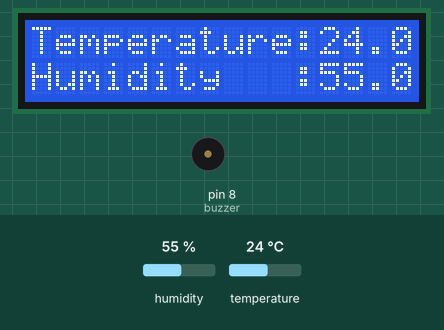
Bench run of a sketch on a simulated Arduino Uno, built with avr-gcc and run on an emulated ATmega328P. Shown: 16×2 character LCD, buzzer (waves = sounding, pin HIGH). The test bench sets the inputs (shaded band); at power-on: temperature 24 °C, humidity 55 %. The modem is registered and sends nothing unless stated; the modem accepts every AT command (registered, SIM ready, sends succeed) and sends nothing else; what the sketch prints to the serial monitor is not drawn.

Above: at 11.5 s.
11.6 s: temperature set to 34 °C
At 13.6 s:
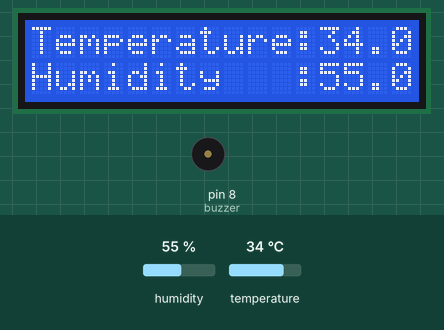
14.5 s: temperature set to 37 °C
At 15.9 s:
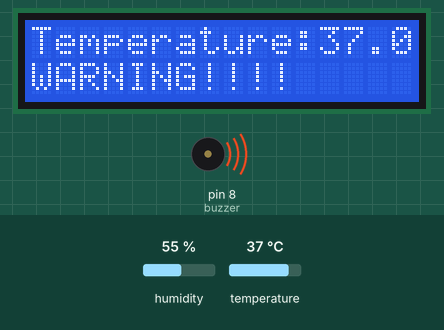
17.4 s: temperature set to 12 °C
At 22.39 s:
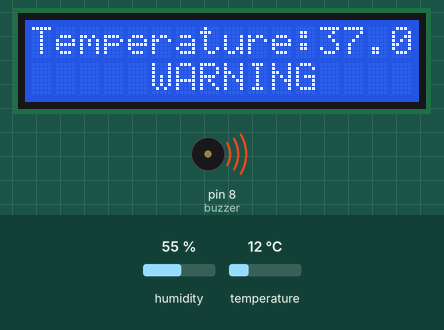
23.6 s: humidity set to 22 %
At 25.9 s:
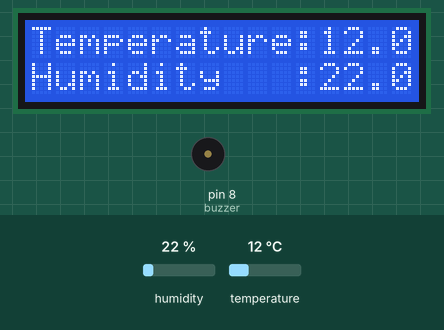
26.5 s: humidity set to 40 %
At 28.3 s:
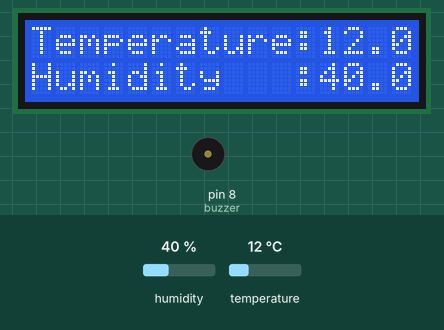
Timing chart, 0 to 29.8 s (numbered marks = the images above; inputs shaded):
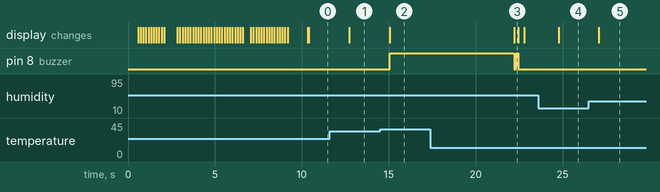

The sketch:

FireAlarm.ino
```cpp
#include <Sim800l.h>
#include <Wire.h>
#include <LiquidCrystal_I2C.h>
LiquidCrystal_I2C lcd(0x27, 16, 2);
#include "DHT.h"
#include <SoftwareSerial.h>
SoftwareSerial sim(10, 11);
int _timeout;
String _buffer;
#define buzzer 8
const int DHTPIN = 9;
const int DHTTYPE = DHT11;
DHT dht(DHTPIN, DHTTYPE);
Sim800l Sim800l;
String textSms , numberSms;
uint8_t index1;
String text1 , text2, text3;
int demSms = 0;
//...........................................................
void setup() {
  Serial.begin(9600);
  _buffer.reserve(100);
  sim.begin(9600);
  Sim800l.begin();
  dht.begin();
  lcd.init();
  lcd.backlight();
  text1 = String("Temperature: ");
  text2 = String(" oC, Humidity: ");
  text3 = String(" %");
  pinMode(buzzer, OUTPUT);
  lcd.setCursor(1, 0);
  lcd.print("CONNECTING");
  chaychu();
  delay(1000);
  lcd.clear();
  lcd.setCursor(0, 0);
  lcd.print("Temperature:");
  lcd.setCursor(0, 1);
  lcd.print("Humidity   :");
  Sim800l.delAllSms();
  Serial.println("<<Connected>>");
}
//...........................................................
void loop() {
  float h = dht.readHumidity();
  float t = dht.readTemperature();
  lcd.setCursor(0, 1);
  lcd.print("Humidity   :    ");
  lcd.setCursor(12, 0);
  lcd.print(t);
  lcd.setCursor(12, 1);
  lcd.print(h);
  text1 += t;
  text1 += text2;
  text1 += h;
  text1 += text3;
  Serial.println(text1);
  if (dht.readTemperature() > 35) {
    lcd.setCursor(0, 1);
    lcd.print("WARNING!!!!      ");
    text1 = "FIRE ALERT";
    digitalWrite(buzzer, HIGH);
    Serial.println(text1);
    numberSms = "+84768004506";
    SendMessage();
    Serial.println("Message Sent");
    //demSms = 1;
    lcd.setCursor(0, 1);
    lcd.print("     WARNING    ");
    while (1) {
      digitalWrite(buzzer, LOW);
      delay(100);
      digitalWrite(buzzer, HIGH);
      delay(100);
      t = dht.readTemperature();
      lcd.setCursor(12, 0);
      lcd.print(t);
      if (t <= 35) {
        digitalWrite(buzzer, LOW);
        goto step1;
      }
    }
  }
step1:
  textSms = Sim800l.readSms(1);
  Serial.println("Ready");
  textSms = Sim800l.readSms(1);
  numberSms = Sim800l.getNumberSms(1);
  if (textSms.indexOf("KTHT") != -1)
  {
    lcd.setCursor(0, 1);
    lcd.print("Check the system");
    Serial.println("CHECK KTHT");
    Serial.println(numberSms);
    Serial.println(text1);
    SendMessage();
    Serial.println("Message Sent");
    Sim800l.delAllSms();
  }
  text1 = "Temperature: ";
}
//...........................................................
void SendMessage()
{
  Serial.println ("Sending Message");
  sim.println("AT+CMGF=1");    //Sets the GSM Module in Text Mode
  delay(1000);
  sim.println("AT+CMGS=\"" + numberSms + "\"\r"); //Mobile phone number to send message
  delay(1000);
  String SMS = text1;
  sim.println(SMS);
  delay(100);
  sim.println((char)26);// ASCII code of CTRL+Z
  delay(5000);
}
//...........................................................
void chaychu()
{
  for (int positionCounter = 0; positionCounter < 13; positionCounter++) {
    lcd.scrollDisplayLeft();
    delay(150);
  }
  for (int positionCounter = 0; positionCounter < 29; positionCounter++) {
    lcd.scrollDisplayRight();
    delay(150);
  }
  for (int positionCounter = 0; positionCounter < 16; positionCounter++) {
    lcd.scrollDisplayLeft();
    delay(150);
  }
}
```

Measured:
- the behaviour switches between 35 and 36 °C on temperature (found by bisection; images 1 and 2)
- after the input at 11.6 s, the display: changes after 1.1 s (image 1)
- after the input at 14.5 s, pin 8 (buzzer): LOW → HIGH after 0.56 s; the display: changes after 0.57 s (image 2)
- after the input at 17.4 s, pin 8 (buzzer): goes on until 22.5 s, then stays LOW
- after the input at 23.6 s, the display: changes after 1.2 s (image 4)
- after the input at 26.5 s, the display: changes after 0.60 s (image 5)
